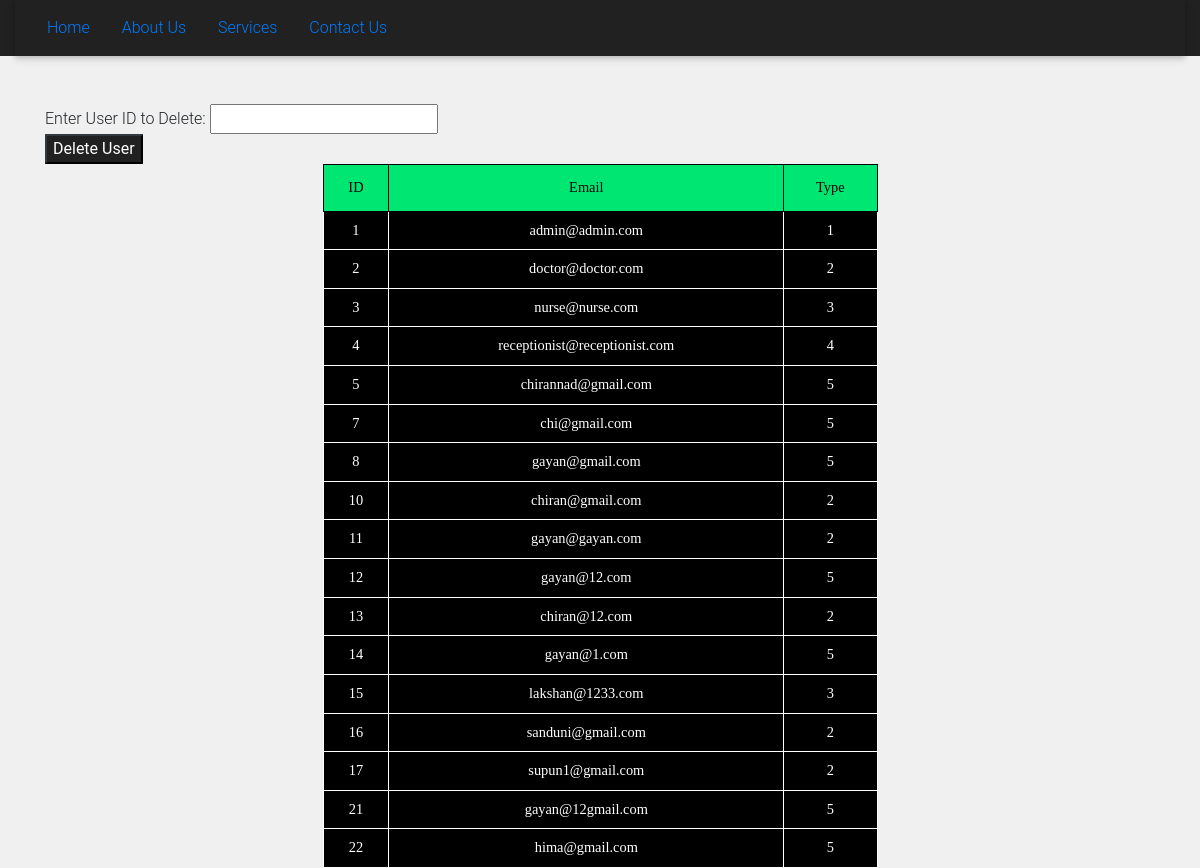
Screenshot of /viewuser.php with the database file from the repository.
### tables this page shows
CREATE TABLE `users` (
  `id` int(11) NOT NULL,
  `email` varchar(30) NOT NULL,
  `password` varchar(30) NOT NULL,
  `type` int(11) NOT NULL
);

### viewuser.php (the view, shortened to what this page needs)
<?php
include("header.php");
include("library.php");
?>
<!DOCTYPE html>
<html>
<head>
	<link href="css/bootstrap.min.css" rel="stylesheet">
	<link href="css/mdb.min.css" rel="stylesheet">
	<body style="background-color: #F0F0F0;"></body>
</head>
<br><br>
<form method="POST" action="viewuser.php">
	<div class="container bg-sm">
	Enter User ID to Delete:
	<input type="number" name="id"><br>
	<button type="submit" name="duser" class="btn-dark btn-md">Delete User</button>
</form>
<body>
</body>
</html>
<?php
$query= "SELECT * FROM users";
$result = mysqli_query($connection, $query);
$qq = mysqli_num_rows($result);
if ($qq > 0 ){
	echo "<table id='table1'>
			<tr>
				<th>ID</th>
				<th>Email</th>
				<th>Type</th>
			</tr>";
	while ($row = mysqli_fetch_assoc($result)){
		$id=$row['id'];
		$email=$row['email'];
		$type=$row['type'];
		echo "<tr>
				<td>".$id."</td>
				<td>".$email."</td>
				<td>".$type."</td>
			</tr>";
	}
	echo "</table>";
}
?>

### header.php (shortened to what this page needs)
<!DOCTYPE html>
<html lang="en">
  <head>
    <link href="css/bootstrap.min.css" rel="stylesheet">
  </head>
  <body>
      <div class="container-fluid text-white bg-dark" swallpapertyle="padding-top: 10px;">
        <nav class="navbar  navbar-inverse navbar-fixed-top ">
            <ul class="nav nav-pills ">
              <li class="nav-item" style="font" >
                <a class="nav-link" href="index.php">Home</a>
              </li>
              <li class="nav-item">
                <a class="nav-link" href="about.php">About Us</a>
              </li>
              <li class="nav-item">
                <a class="nav-link" href="services.php">Services</a>
              </li>
              <li class="nav-item">
                <a class="nav-link" href="contact.php">Contact Us</a>
              </li>
            </ul>
        </nav>
        </div>

### viewuser.php (style rules this page uses)
#table1 { margin-left: auto; margin-right: auto; font-family: Trebuchet MS; border-collapse: collapse; width: 50%; }
#table1 td, #table1 th { border: 1px solid; padding: 8px; color: white; text-align: center; }
#table1 tr { background-color: black; }
#table1 th { padding-top: 12px; padding-bottom: 12px; background-color: #00e673; color: black; }

### rows the page displays
users: id "1", email "admin@admin.com", type "1"
users: id "2", email "doctor@doctor.com", type "2"
users: id "3", email "nurse@nurse.com", type "3"
users: id "4", email "receptionist@receptionist.com", type "4"
users: id "5", email "chirannad@gmail.com", type "5"
users: id "7", email "chi@gmail.com", type "5"
users: id "8", email "gayan@gmail.com", type "5"
users: id "10", email "chiran@gmail.com", type "2"
users: id "11", email "gayan@gayan.com", type "2"
users: id "12", email "gayan@12.com", type "5"
users: id "13", email "chiran@12.com", type "2"
users: id "14", email "gayan@1.com", type "5"
users: id "15", email "lakshan@1233.com", type "3"
users: id "16", email "sanduni@gmail.com", type "2"
users: id "17", email "supun1@gmail.com", type "2"
users: id "21", email "gayan@12gmail.com", type "5"
users: id "22", email "hima@gmail.com", type "5"
